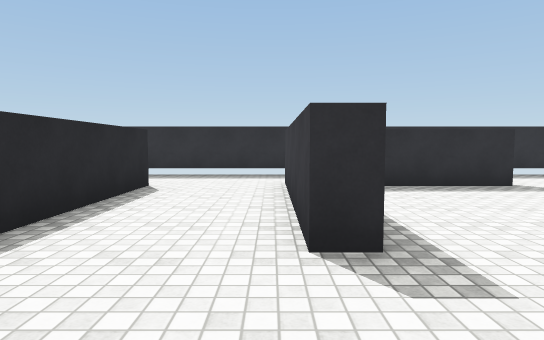
view 1 (above)

19 first-person views from a walk through a Unity game level. The camera is 1.3 m above the floor, tilts 4° down and sees 75° across. The floor is counted in squares, 1.8 m on a side. Each view is taken from the middle of a square. On the plan, view 1 faces up. The plan holds only what a view shows up to about 11 squares ahead; the rest is blank. The player is left out. Surface patterns are stand-ins for the level's own textures.

view 2
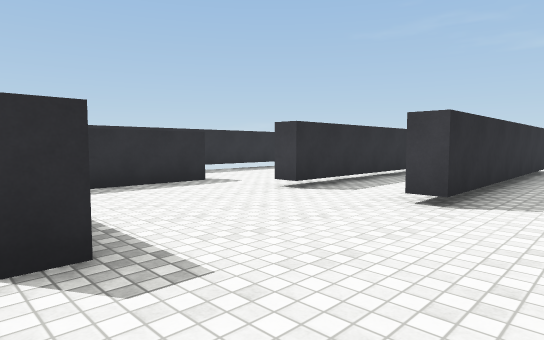

view 3
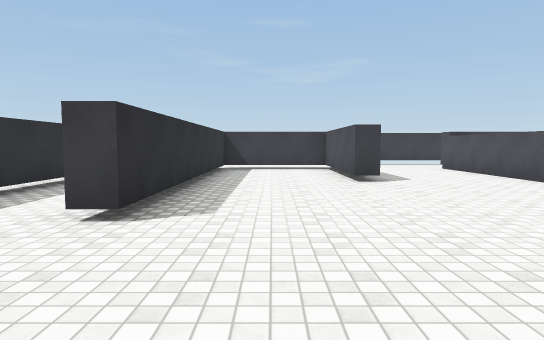

view 4
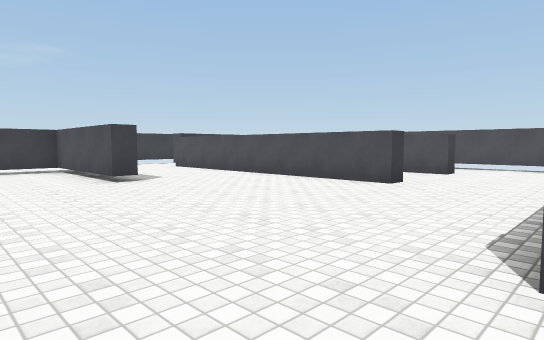

view 5
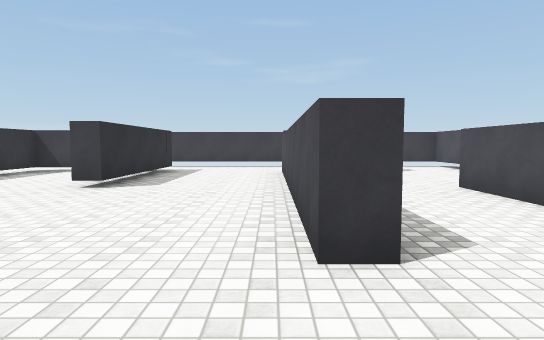

view 6
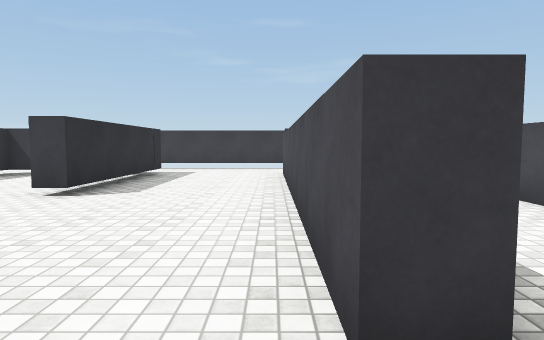

view 7
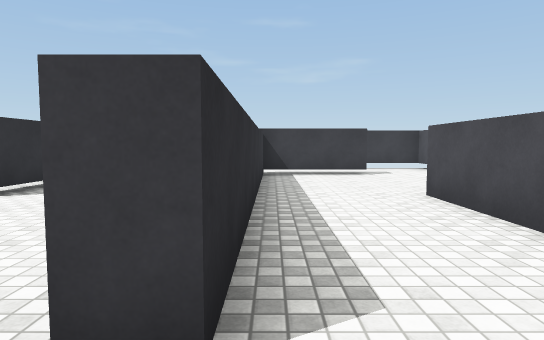

view 8
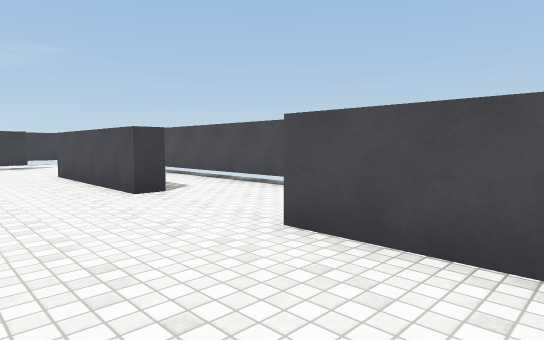

view 9
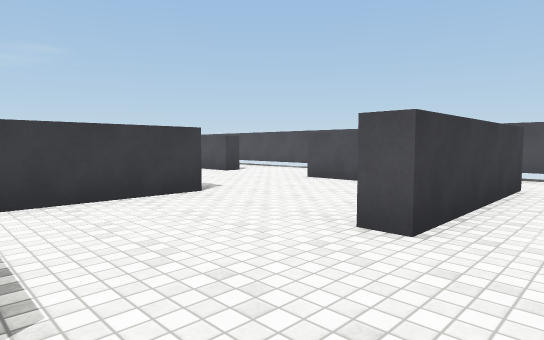

view 10
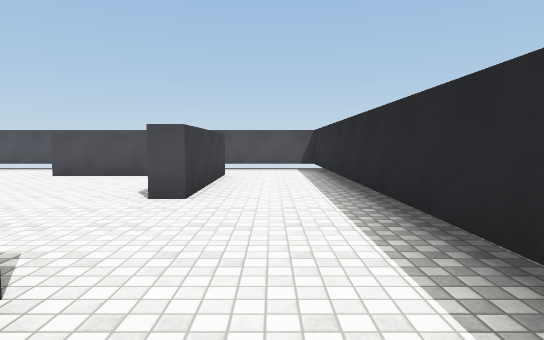

view 11
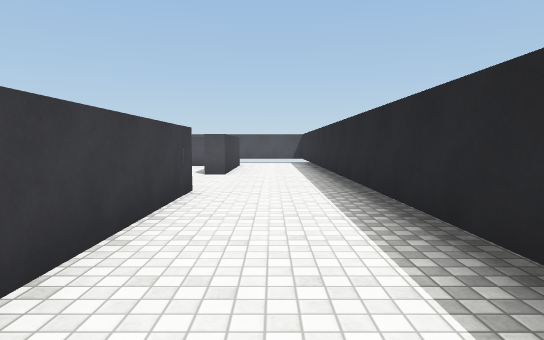

view 12
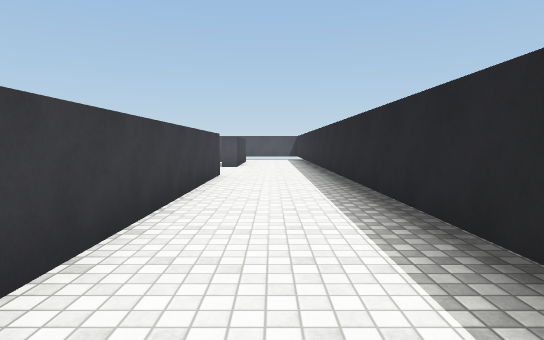

view 13
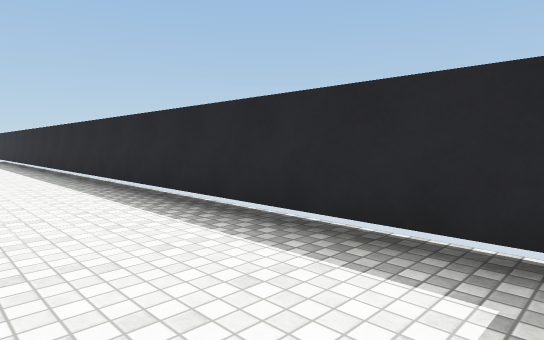

view 14
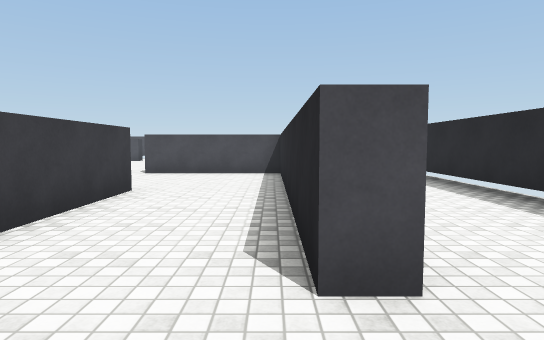

view 15
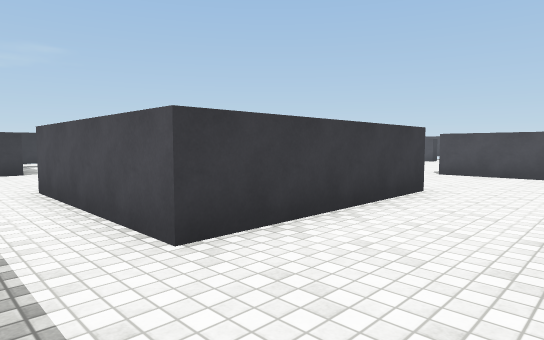

view 16
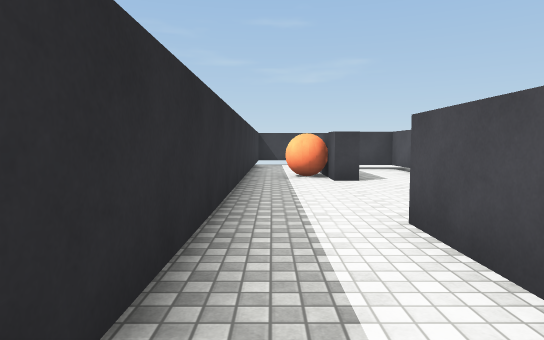

view 17
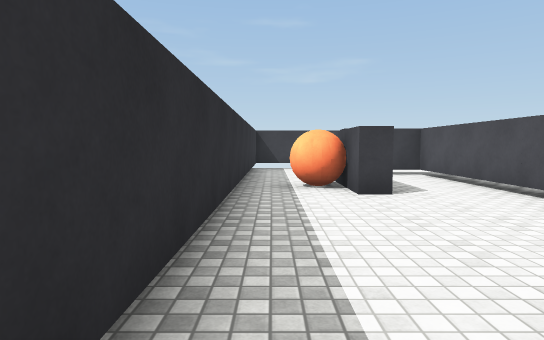

view 18
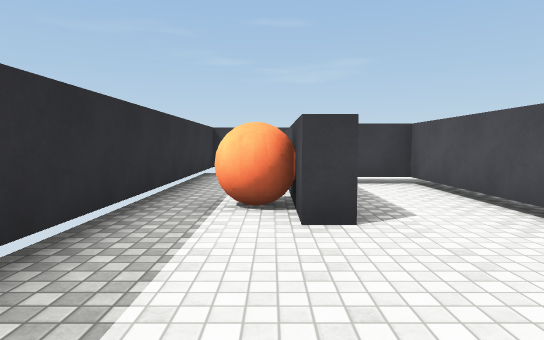

view 19
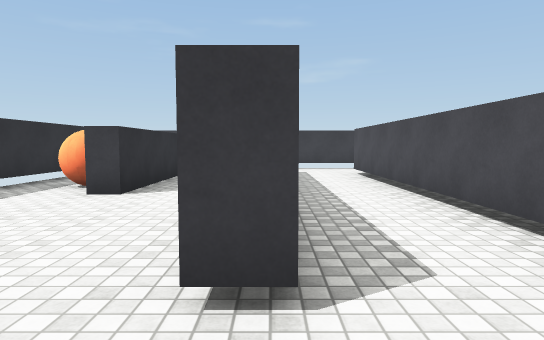

### Floor plan
Points are (right, up) in squares from view 1. A wall is a line through its corners. A room is listed if a view was taken in it or the views show most of it. See-through windows are left out.
Room 1 (views 1, 2, 3, 4, 5, 6, 7, 8, 19)
walls: (4.1, -8.8) (4.1, -8.3) (8.1, -8.3); (11, -5.8) (4.1, -5.8) (4.1, -5.3) (12, -5.3); (0.9, 2.3) (0.2, 2.3) (0.2, 6.7); (4.5, 3.9) (4.5, 4.5); (12.2, -2.1) (7.9, -2.1) (7.9, -1.6) (11.6, -1.6) (11.6, 1.4) (4.3, 1.4) (4.3, 2); (-2.2, -1.1) (1.4, -1.1); (2.5, -10.5) (7.5, -10.5); (-1.1, -8.3) (1.2, -8.3); (11.6, -8.4) (11.6, -5.8); (4.4, 6.2) (1.9, 6.2); (14, -5.4) (14, -1.5); (12.4, -10.5) (14, -10.5) (14, -8.9); (-2.2, 6.4) (-2.2, -0.6); (0.5, 8.5) (-1.5, 8.5)
ways out: opening at (-3, -10) to room 2; opening at (-2, 7.5) to room 2; opening at (-0.5, -5) to room 2; opening at (0, 7.5) to room 3; opening at (4, 5) to room 3; opening at (4, 3) to room 4; opening at (13, 1) to room 4
Room 2 (views 9, 10, 11, 12, 13, 14, 15)
walls: (-2.7, -1.6) (-2.7, 5.4); (0.7, -5.2) (0.7, -2.5); (-2.8, 6.4) (-2.2, 6.4); (-2.7, -8.9) (-2.7, -4.7) (-2.2, -4.7); (-5.3, 7.8) (-5.3, -10.5) (-2.5, -10.5); (-1.5, 8.5) (-3, 8.5)
ways out: opening at (-3, -10) to room 1; opening at (-2, 7.5) to room 1; opening at (-0.5, -5) to room 1
Room 3 (views 16, 17, 18)
walls: (9.6, 6.7) (11.4, 6.7); (7.6, 4.4) (11.6, 4.4) (11.6, 5.5); (11.4, 6.2) (8.2, 6.2) (8.2, 6.6); (0.2, 6.7) (4.2, 6.7); (14, 7.1) (14, 8.5) (0.5, 8.5)
ways out: opening at (0, 7.5) to room 1; opening at (4, 5) to room 1
objects: ball (9, 7)
Room 4 (no view inside)
walls: (8.8, 3.9) (4.5, 3.9); (14, 1.4) (14, 3.2); (5.6, 1.9) (12, 1.9)
ways out: opening at (4, 3) to room 1; opening at (13, 1) to room 1

Where each view was taken, in squares from view 1:
view 1: 0 up, 0 right, facing up
view 2: 0 up, 0 right, facing up-right
view 3: 0 up, 1 right, facing right
view 4: 1 up, 1 right, facing down-right
view 5: 5 down, 2 right, facing right
view 6: 5 down, 3 right, facing right
view 7: 6 down, 3 right, facing right
view 8: 6 down, 1 left, facing down-right
view 9: 2 down, 4 left, facing down-right
view 10: 0 up, 4 left, facing down
view 11: 4 up, 4 left, facing down
view 12: 7 up, 4 left, facing down
view 13: 8 up, 3 left, facing down-left
view 14: 8 up, 2 left, facing down
view 15: 8 up, 2 left, facing down-right
view 16: 8 up, 1 right, facing right
view 17: 8 up, 3 right, facing right
view 18: 7 up, 5 right, facing right
view 19: 4 up, 3 right, facing right
